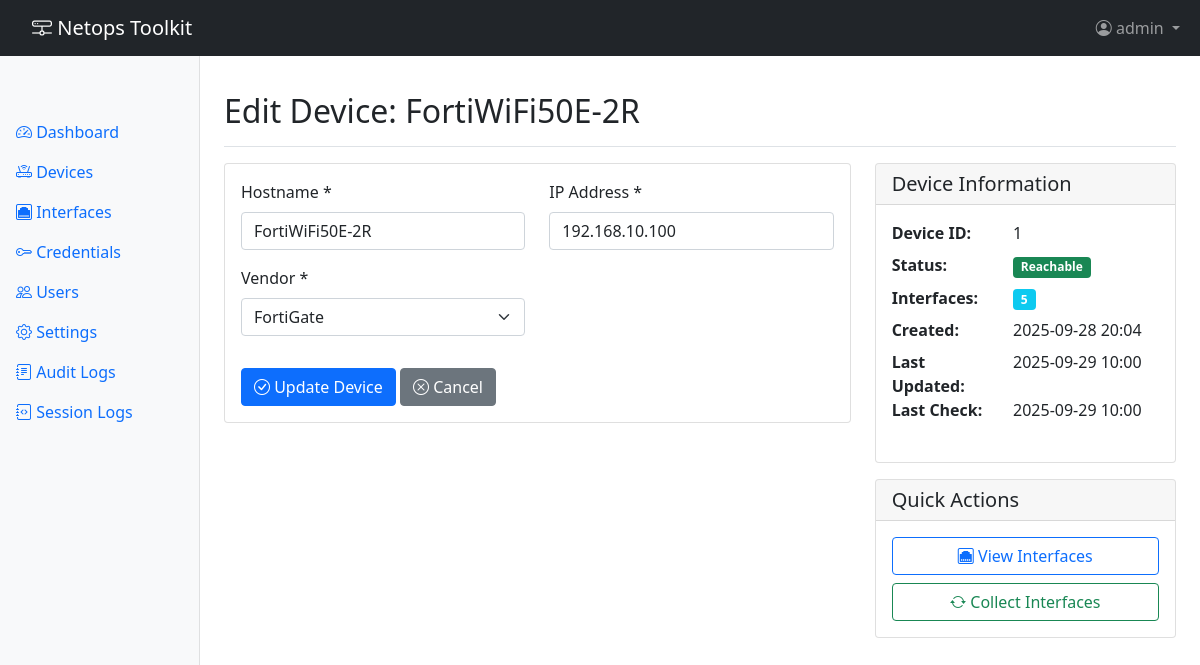
Page /devices/1/edit (signed in) on the committed database.
### app/models.py (models this page shows, shortened)
class User(UserMixin, db.Model):
    __tablename__ = 'users'
    id = db.Column(db.Integer, primary_key=True)
    username = db.Column(db.String(80), unique=True, nullable=False)
    email = db.Column(db.String(120), unique=True, nullable=True)
    password_hash = db.Column(db.String(255), nullable=True)  # Null for TACACS users
    auth_type = db.Column(db.String(20), nullable=False, default='local')  # 'local' or 'tacacs'
    is_active = db.Column(db.Boolean, default=True)
    is_admin = db.Column(db.Boolean, default=False)
    created_at = db.Column(db.DateTime, default=datetime.utcnow)
    last_login = db.Column(db.DateTime)
    audit_logs = db.relationship('AuditLog', backref='user', lazy='dynamic')

class Device(db.Model):
    __tablename__ = 'devices'
    id = db.Column(db.Integer, primary_key=True)
    hostname = db.Column(db.String(255), unique=True, nullable=False)
    ip_address = db.Column(db.String(45), nullable=False)  # Supports IPv6
    vendor = db.Column(db.String(50), nullable=False)  # cisco_ios, cisco_nxos, cisco_iosxr, paloalto, fortigate
    is_reachable = db.Column(db.Boolean, default=True)
    last_reachability_check = db.Column(db.DateTime)
    last_successful_connection = db.Column(db.DateTime)
    last_error = db.Column(db.Text)
    created_at = db.Column(db.DateTime, default=datetime.utcnow)
    updated_at = db.Column(db.DateTime, default=datetime.utcnow, onupdate=datetime.utcnow)
    interfaces = db.relationship('Interface', backref='device', lazy='dynamic', cascade='all, delete-orphan')
    audit_logs = db.relationship('AuditLog', backref='device', lazy='dynamic')

### app/routes/device_routes.py (the view, shortened to what this page needs)
@device_bp.route('/<int:device_id>/edit', methods=['GET', 'POST'])
@login_required
def edit_device(device_id):
    device = Device.query.get_or_404(device_id)
    return render_template('devices/edit.html', device=device)

### app/templates/devices/edit.html (shortened to what this page needs)
{% extends "base.html" %}
{% block content %}
<div class="d-flex justify-content-between flex-wrap flex-md-nowrap align-items-center pt-3 pb-2 mb-3 border-bottom">
    <h1 class="h2">Edit Device: {{ device.hostname }}</h1>
</div>
<div class="row">
    <div class="col-md-8">
        <div class="card">
            <div class="card-body">
                <form method="POST" action="{{ url_for('devices.edit_device', device_id=device.id) }}">
                    <div class="row">
                        <div class="col-md-6 mb-3">
                            <label for="hostname" class="form-label">Hostname *</label>
                            <input type="text" class="form-control" id="hostname" name="hostname" value="{{ device.hostname }}" required>
                        </div>
                        <div class="col-md-6 mb-3">
                            <label for="ip_address" class="form-label">IP Address *</label>
                            <input type="text" class="form-control" id="ip_address" name="ip_address" value="{{ device.ip_address }}" required
                                   pattern="^(?:[0-9]{1,3}\.){3}[0-9]{1,3}$|^[a-fA-F0-9:]+$"
                                   placeholder="192.168.1.1 or 2001:db8::1">
                        </div>
                    </div>
                    <div class="row">
                        <div class="col-md-6 mb-3">
                            <label for="vendor" class="form-label">Vendor *</label>
                            <select class="form-select" id="vendor" name="vendor" required>
                                <option value="fortigate" {% if device.vendor == 'fortigate' %}selected{% endif %}>FortiGate</option>
                            </select>
                        </div>
                    </div>
                    <div class="mt-3">
                        <button type="submit" class="btn btn-primary">
                            <i class="bi bi-check-circle"></i> Update Device
                        </button>
                        <a href="{{ url_for('devices.list_devices') }}" class="btn btn-secondary">
                            <i class="bi bi-x-circle"></i> Cancel
                        </a>
                    </div>
                </form>
            </div>
        </div>
    </div>
    <div class="col-md-4">
        <div class="card">
            <div class="card-header">
                <h5 class="card-title mb-0">Device Information</h5>
            </div>
            <div class="card-body">
                <dl class="row">
                    <dt class="col-sm-5">Device ID:</dt>
                    <dd class="col-sm-7">{{ device.id }}</dd>
                    <dt class="col-sm-5">Status:</dt>
                    <dd class="col-sm-7">
                        {% if device.is_reachable %}
                        <span class="badge bg-success">Reachable</span>
                        {% else %}
                        <span class="badge bg-danger">Unreachable</span>
                        {% endif %}
                    </dd>
                    <dt class="col-sm-5">Interfaces:</dt>
                    <dd class="col-sm-7">
                        <span class="badge bg-info">{{ device.interfaces.count() }}</span>
                    </dd>
                    <dt class="col-sm-5">Created:</dt>
                    <dd class="col-sm-7">{{ device.created_at.strftime('%Y-%m-%d %H:%M') if device.created_at else 'Unknown' }}</dd>
                    <dt class="col-sm-5">Last Updated:</dt>
                    <dd class="col-sm-7">{{ device.updated_at.strftime('%Y-%m-%d %H:%M') if device.updated_at else 'Unknown' }}</dd>
                    <dt class="col-sm-5">Last Check:</dt>
                    <dd class="col-sm-7">{{ device.last_reachability_check.strftime('%Y-%m-%d %H:%M') if device.last_reachability_check else 'Never' }}</dd>
                </dl>
            </div>
        </div>
        <div class="card mt-3">
            <div class="card-header">
                <h5 class="card-title mb-0">Quick Actions</h5>
            </div>
            <div class="card-body">
                <div class="d-grid gap-2">
                    <a href="{{ url_for('interfaces.device_interfaces', device_id=device.id) }}" class="btn btn-outline-primary">
                        <i class="bi bi-ethernet"></i> View Interfaces
                    </a>
                    <form method="POST" action="{{ url_for('devices.collect_interfaces', device_id=device.id) }}" style="display: inline;">
                        <button type="submit" class="btn btn-outline-success w-100">
                            <i class="bi bi-arrow-repeat"></i> Collect Interfaces
                        </button>
                    </form>
                </div>
            </div>
        </div>
    </div>
</div>
{% endblock %}

### app/templates/base.html (shortened to what this page needs)
<!DOCTYPE html>
<html lang="en">
<head>
    <link href="https://cdn.jsdelivr.net/npm/bootstrap@5.1.3/dist/css/bootstrap.min.css" rel="stylesheet">
    <link href="https://cdn.jsdelivr.net/npm/bootstrap-icons@1.7.2/font/bootstrap-icons.css" rel="stylesheet">
</head>
<body>
    <nav class="navbar navbar-expand-lg navbar-dark bg-dark fixed-top">
        <div class="container-fluid">
            <a class="navbar-brand" href="{{ url_for('main.index') }}">
                <i class="bi bi-hdd-network"></i> Netops Toolkit
            </a>
            <div class="collapse navbar-collapse" id="navbarNav">
                <ul class="navbar-nav ms-auto">
                    {% if current_user.is_authenticated %}
                    <li class="nav-item dropdown">
                        <a class="nav-link dropdown-toggle" href="#" id="userDropdown" role="button" data-bs-toggle="dropdown">
                            <i class="bi bi-person-circle"></i> {{ current_user.username }}
                        </a>
                    </li>
                    {% endif %}
                </ul>
            </div>
        </div>
    </nav>
    <div class="container-fluid">
        <div class="row">
            {% if current_user.is_authenticated %}
            <nav class="col-md-2 d-md-block bg-light sidebar">
                <div class="sidebar-sticky">
                    <ul class="nav flex-column">
                        <li class="nav-item">
                            <a class="nav-link {% if request.endpoint == 'main.dashboard' %}active{% endif %}" href="{{ url_for('main.dashboard') }}">
                                <i class="bi bi-speedometer2"></i> Dashboard
                            </a>
                        </li>
                        <li class="nav-item">
                            <a class="nav-link {% if 'devices' in request.endpoint %}active{% endif %}" href="{{ url_for('devices.list_devices') }}">
                                <i class="bi bi-router"></i> Devices
                            </a>
                        </li>
                        <li class="nav-item">
                            <a class="nav-link {% if 'interfaces' in request.endpoint %}active{% endif %}" href="{{ url_for('interfaces.list_interfaces') }}">
                                <i class="bi bi-ethernet"></i> Interfaces
                            </a>
                        </li>
                        <li class="nav-item">
                            <a class="nav-link {% if 'credentials' in request.endpoint %}active{% endif %}" href="{{ url_for('credentials.list_credentials') }}">
                                <i class="bi bi-key"></i> Credentials
                            </a>
                        </li>
                        {% if current_user.is_admin %}
                        <li class="nav-item">
                            <a class="nav-link {% if 'users' in request.endpoint %}active{% endif %}" href="{{ url_for('auth.users') }}">
                                <i class="bi bi-people"></i> Users
                            </a>
                        </li>
                        <li class="nav-item">
                            <a class="nav-link {% if 'settings' in request.endpoint %}active{% endif %}" href="{{ url_for('settings.index') }}">
                                <i class="bi bi-gear"></i> Settings
                            </a>
                        </li>
                        <li class="nav-item">
                            <a class="nav-link {% if 'audit' in request.endpoint %}active{% endif %}" href="{{ url_for('settings.audit_logs') }}">
                                <i class="bi bi-journal-text"></i> Audit Logs
                            </a>
                        </li>
                        <li class="nav-item">
                            <a class="nav-link {% if 'session_logs' in request.endpoint %}active{% endif %}" href="{{ url_for('session_logs.index') }}">
                                <i class="bi bi-journal-code"></i> Session Logs
                            </a>
                        </li>
                        {% endif %}
                    </ul>
                </div>
            </nav>
            {% endif %}
            <main class="{% if current_user.is_authenticated %}col-md-9 ms-sm-auto col-lg-10 px-md-4{% else %}col-12{% endif %}">
                {% block content %}{% endblock %}
            </main>
        </div>
    </div>
</body>
</html>

### app/templates/base.html (style rules this page uses)
body { padding-top: 56px; }
.sidebar { position: fixed; top: 56px; bottom: 0; left: 0; z-index: 100; padding: 48px 0 0; box-shadow: inset -1px 0 0 rgba(0, 0, 0, .1); }
.sidebar-sticky { position: sticky; top: 0; height: calc(100vh - 56px); padding-top: .5rem; overflow-x: hidden; overflow-y: auto; }
main { padding-top: 20px; }
.navbar-brand { padding-left: 20px; }

### rows in the picture
User: username "admin"
Device: hostname "FortiWiFi50E-2R", ip_address "192.168.10.100", vendor "FortiGate", id "1", created_at "2025-09-28 20:04", updated_at "2025-09-29 10:00", last_reachability_check "2025-09-29 10:00"

### other values in the picture
{{ device.interfaces.count() }} "5"
